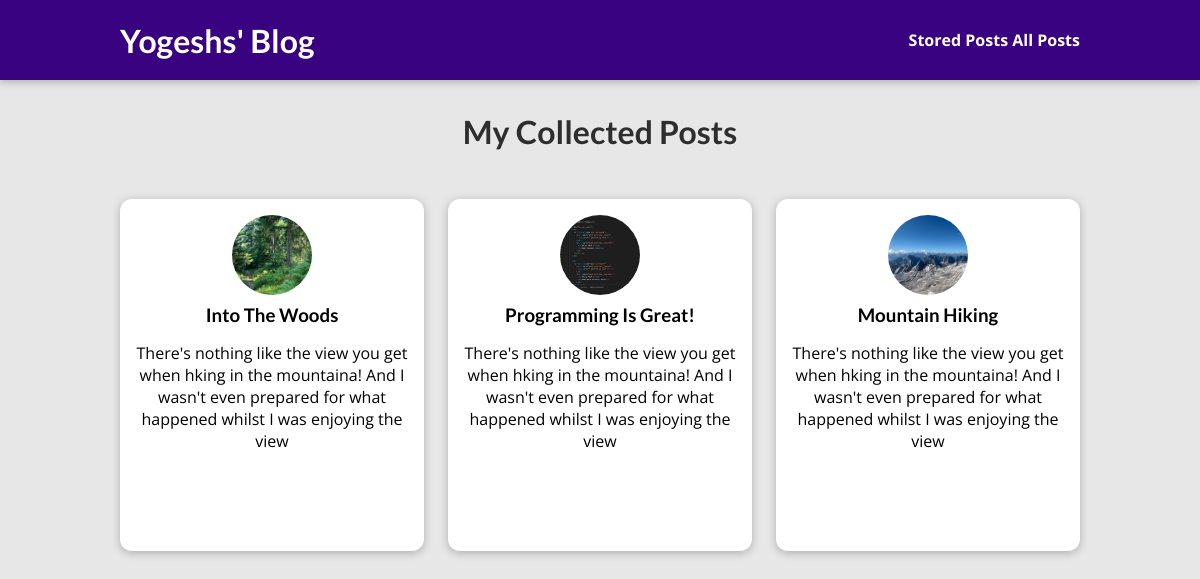
The app's page /blog/posts with its own data.
### blog/models.py (models this page shows, shortened)
class Post(models.Model):
    title = models.CharField(max_length=100)
    author = models.ForeignKey(Author, on_delete=models.SET_NULL, related_name="posts", null=True)
    excerpt = models.TextField(max_length=500)
    image_name = models.ImageField(upload_to=os.path.join("uploads", "posts"), null=True) # models.CharField(max_length=100)
    date = models.DateField(auto_now=False, auto_now_add=False)
    slug = models.SlugField(default="", blank=True, null=False, db_index=True, unique=True)
    tags = models.ManyToManyField(Tag)
    content = models.TextField(default="", null=True)

### blog/views.py (the view)
# urls.py: path("posts", views.AllPostsView.as_view(), name="posts-page"),
class AllPostsView(ListView):
    template_name = "blog/all-posts.html"
    model = Post
    ordering = ["-date", ]
    context_object_name = "all_posts"

### blog/templates/blog/all-posts.html (shortened to what this page needs)
{% extends "base.html" %}
{% load static %}
{% block css_files %}
    <link rel="stylesheet" href="{% static "blog/all-posts.css" %}">
    <link rel="stylesheet" href="{% static "blog/post.css" %}">
{% endblock css_files %}
{% block content %}
    <section id="all-posts">
        <h2>My Collected Posts</h2>
        <ul>
            {% for post in all_posts %}
                {% include "blog/includes/post.html" %}
            {% endfor %}
        </ul>
    </section>
{% endblock content %}

### blog/templates/blog/includes/post.html
{% load static %}
<li>
    <article class="post">
        <a href="{% url "post-detail-page" post.slug %}">
            <img src="{{post.image_name.url}}" alt="{{post.title}}" />
            <div class="post__content">
                <h3>{{post.title|title}}</h3>
                <p>
                    {{post.excerpt}}
                </p>
            </div>
        </a>
    </article>
</li>

### static/app.css (style rules this page uses)
* { box-sizing: border-box; }
html { font-family: 'Open Sans', 'Lato', sans-serif; }
body { margin: 0; }
h1, h2, h3 { font-family: 'Lato', sans-serif; font-weight: bold; }

### blog/static/blog/all-posts.css (style rules this page uses)
body { background-color: #e7e7e7; }
#all-posts { margin: 7rem auto; width: 90%; max-width: 60rem; }
#all-posts h2 { text-align: center; font-size: 2rem; color: #2e2e2e; margin: 3rem 0; }
ul { list-style: none; margin: 0; padding: 0; display: grid; grid-template-columns: repeat(auto-fill, minmax(17rem, 1fr)); gap: 1.5rem; }
.post img { width: 7rem; height: 7rem; }
.post a { height: 22rem; transform-origin: center; box-shadow: 0 2px 8px rgba(0, 0, 0, 0.25); border-radius: 12px; background-color: white; }

### blog/static/blog/post.css (style rules this page uses)
.post { display: flex; flex-direction: column; align-items: center; text-align: center; }
.post a { text-decoration: none; color: black; transition: all 0.2s ease; padding: 1rem; }
.post img { width: 5rem; height: 5rem; object-fit: cover; border-radius: 50%; }
.post h3 { margin: 0.25rem 0; }

### records on screen
Post: image_name (picture), title "Into The Woods", excerpt "There's nothing like the view you get when hking in the mountaina! And I wasn't even prepared for what happened whilst I was enjoying the view"
Post: image_name (picture), title "Programming Is Great!", excerpt "There's nothing like the view you get when hking in the mountaina! And I wasn't even prepared for what happened whilst I was enjoying the view"
Post: image_name (picture), title "Mountain Hiking", excerpt "There's nothing like the view you get when hking in the mountaina! And I wasn't even prepared for what happened whilst I was enjoying the view"
